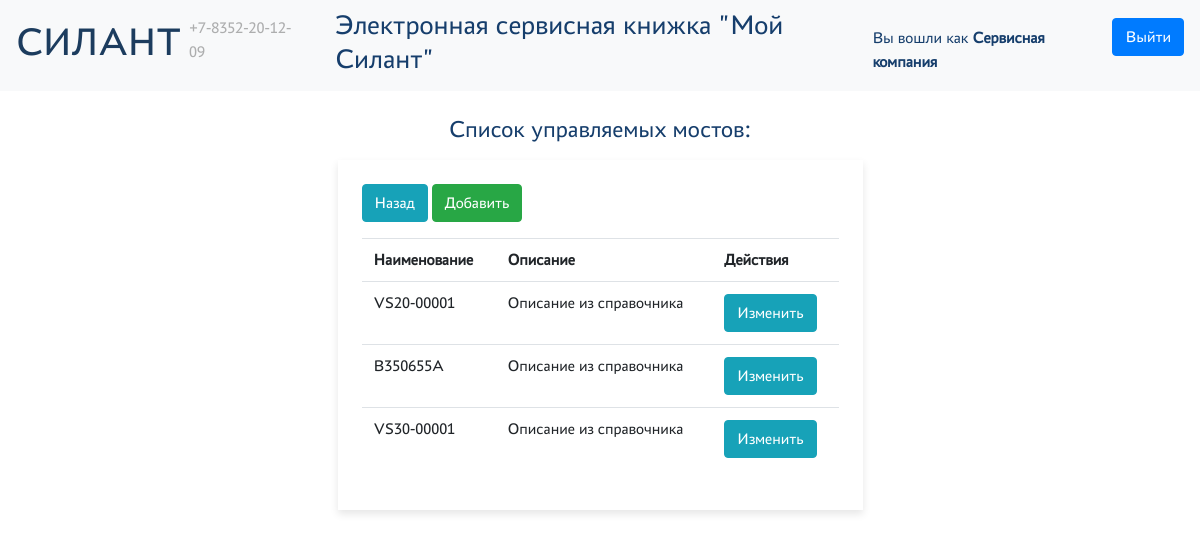
Page /lookups/steering_axles (signed in) on the committed database.
### main/models.py (models this page shows, shortened)
class SteeringAxleModel(models.Model):
    name = models.CharField("Название", max_length=255)
    description = models.TextField("Описание")
    class Meta:
        verbose_name = "Модель управляемого моста"
        verbose_name_plural = "Модели управляемого моста"

### main/views.py (the view)
# urls.py: path('lookups/steering_axles', views.SteeringAxleListView.as_view(), name="steering-axle-list"),
class SteeringAxleListView(PermissionRequiredMixin, ListView):
    permission_required = 'main.view_steering_axle_model'
    model = models.SteeringAxleModel
    queryset = models.SteeringAxleModel.objects.all()
    template_name = 'main/lookups/steering_axles/list.html'
    context_object_name = 'steering_axles'

### authentication/models.py (called while the page is built)
    def has_perm(self, perm, obj=None):
        return True

### main/templatetags/custom_tags.py (called while the page is built)
@register.filter(name='has_group')
def has_group(user, group_name):
    group = Group.objects.get(name=group_name)
    return True if group in user.groups.all() else False

### templates/main/lookups/steering_axles/list.html
{% extends 'base.html' %}
{% load custom_tags %}
{% block content %}
    <h4 class="text-center mt-4">Список управляемых мостов:</h4>
    <div class="col-12 col-md-6 offset-md-3 mt-3">
        <div class="card-new p-4">
            <a href="/lookups" class="btn btn-info mb-3">Назад</a>
            <a href="/lookups/steering_axles/new" class="btn btn-success mb-3">Добавить</a>
            <table class="table table-hover">
                <tr>
                    <th>Наименование</th>
                    <th>Описание</th>
                    <th>Действия</th>
                </tr>
                {% for steering_axle in steering_axles %}
                    <tr>
                        <td>{{ steering_axle.name }}</td>
                        <td>{{ steering_axle.description }}</td>
                        <td><a href="/lookups/steering_axles/edit/{{ steering_axle.pk }}" class="btn btn-info">Изменить</a></td>
                    </tr>
                {% endfor %}
            </table>
        </div>
    </div>
{% endblock content %}

### static/css/style.css (style rules this page uses)
:root { --silant_black: #163E6C; --silant_red: #D20A11; --silant_beige: #EBE6D6; --silant_grey: #6c757d; --silant_light_grey: #e6e6e6; --silant_cell_grey: #f3f3f3; }
html { font-family: "PT-Astra-Sans_Regular" !important; line-height: 1.5; -webkit-text-size-adjust: 100%; -ms-text-size-adjust: 100%; -moz-text-size-adjust: 100%; -ms-overflow-style: scrollbar; -webkit-tap-highlight-color: rgba(0, 0, 0, 0); }
body { font-family: "PT-Astra-Sans_Regular" !important; height: 100%; font-weight: 400; line-height: 1.5; color: var(--silant_black); }
.card-new { background-color: white; box-shadow: 0 4px 8px rgba(0, 0, 0, 0.1); }

### rows in the picture
SteeringAxleModel: name "VS20-00001", description "Описание из справочника"
SteeringAxleModel: name "B350655A", description "Описание из справочника"
SteeringAxleModel: name "VS30-00001", description "Описание из справочника"
